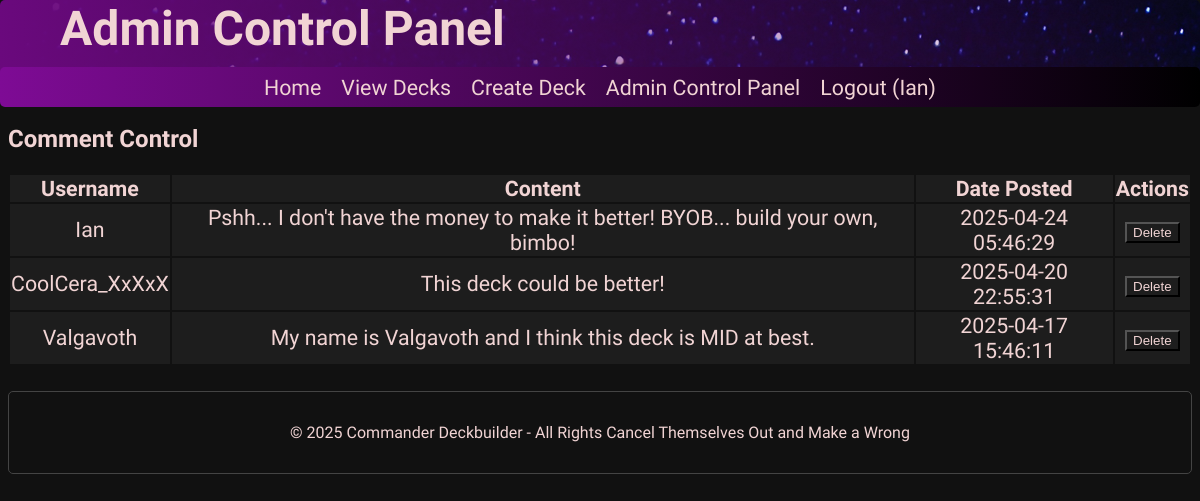
Page /admin_comments.php (signed in) on the committed database.
### tables this page shows
CREATE TABLE `comments` (
  `comment_id` int(11) NOT NULL,
  `deck_id` int(11) NOT NULL,
  `user_id` int(11) NOT NULL,
  `content` varchar(1000) NOT NULL,
  `created_at` timestamp NOT NULL DEFAULT current_timestamp()
);

CREATE TABLE `users` (
  `user_id` int(11) NOT NULL,
  `username` varchar(50) NOT NULL,
  `password` varchar(255) NOT NULL,
  `email` varchar(255) NOT NULL,
  `role` enum('registered','admin') NOT NULL DEFAULT 'registered',
  `created_at` timestamp NOT NULL DEFAULT current_timestamp()
);

### admin_comments.php (the view, shortened to what this page needs)
<?php
require './includes/connect.php';
$query = "SELECT c.*, u.username
FROM comments c
JOIN users u ON u.user_id = c.user_id
ORDER BY c.created_at DESC";
$statement = $db -> prepare($query);
$statement -> execute();
$comments = $statement -> fetchAll();
?>
<!DOCTYPE html>
<html lang="en">
    <?php include './includes/head.php'; ?>
    <body>
        <header>
        <h1>Admin Control Panel</h1>
        <?php include './includes/navbar.php'; ?>
        </header>
        <h2>Comment Control</h2>
        <table>
            <tr class="deck">
                <th>Username</th>
                <th>Content</th>
                <th>Date Posted</th>
                <th>Actions</th>
            </tr>
        <?php foreach ($comments as $comment): ?>
            <tr class="deck">
                    <td>
                        <?= $comment['username'] ?>
                    </td>
                    <td>
                        <?= $comment['content'] ?>
                    </td>
                    <td>
                        <?= $comment['created_at'] ?>
                    </td>
                    <td>
                        <form action="admin_comments.php" method="post">
                            <input type="submit" name="delete-comment" value="Delete">
                        </form>
                    </td>
            </tr>
        <?php endforeach; ?>
        </table>
    <?php include './includes/footer.php'; ?>
    </body>
</html>

### styles.css (style rules this page uses)
* { box-sizing: border-box; list-style: none; }
html { margin: 0px; padding: 0px; background-color: #111; color: #f1d4d4; font-family: Grenze, Geneva, Tahoma, sans-serif; }
table { margin: 0px auto; }
.deck { margin: 10px; padding: 15px; padding-bottom: 30px; font-size: 16pt; border: 1px solid #c060a1; border-radius: 5px; text-align: center; background-color: #1d1d1d; }
header { margin: 0px auto; top: 0px; left: 50%; transform: translateX(-50%); background-image: linear-gradient( to right, rgba(106, 9, 125, 1), rgba(106, 9, 125, 0) ), url("images/galaxy-banner.png"); width: 100%; height: 100px; border-radius: 5px; position: fixed; }
body { margin-top: 125px; }
header h1 { margin: 0px; padding-top: 0px; padding-left: 5%; font-size: 36pt; }
input, textarea { background-color: #1d1d1d; color: #f1d4d4; }

### rows in the picture
comments: user.username "Ian", content "Pshh... I don't have the money to make it better! BYOB... build your own, bimbo!", created_at "2025-04-24 05:46:29"
comments: user.username "CoolCera_XxXxX", content "This deck could be better!", created_at "2025-04-20 22:55:31"
comments: user.username "Valgavoth", content "My name is Valgavoth and I think this deck is MID at best.", created_at "2025-04-17 15:46:11"

### other values in the picture
$_SESSION['username'] "Ian"
